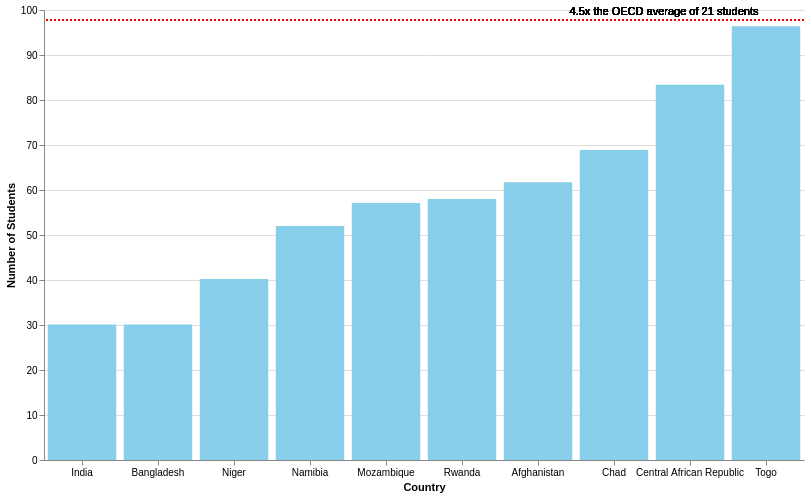

The specification (Vega-Lite) saved for this image:
### Vega-Lite specification from a JSON file in a GitHub repository (floating-point values rounded to 4 significant figures)
{"$schema": "https://vega.github.io/schema/vega-lite/v5.json", "description": "A bar chart showing the number of students in different countries.", "data": {"values": [{"Country": "India", "Students": 30.1}, {"Country": "Bangladesh", "Students": 30.1}, {"Country": "Niger", "Students": 40.2}, {"Country": "Namibia", "Students": 52}, {"Country": "Mozambique", "Students": 57.1}, {"Country": "Rwanda", "Students": 58}, {"Country": "Afghanistan", "Students": 61.7}, {"Country": "Chad", "Students": 68.9}, {"Country": "Central African Republic", "Students": 83.4}, {"Country": "Togo", "Students": 96.4}]}, "config": {"view": {"stroke": "transparent"}}, "layer": [{"mark": {"type": "bar", "color": "skyblue"}, "encoding": {"x": {"field": "Country", "type": "nominal", "axis": {"labelAngle": 360}, "sort": "y"}, "y": {"field": "Students", "type": "quantitative", "axis": {"title": "Number of Students"}}, "tooltip": [{"field": "Country", "type": "nominal", "title": "Country"}, {"field": "Students", "type": "quantitative", "title": "No. of Students"}]}}, {"mark": {"type": "rule", "color": "red", "strokeDash": [2, 2], "size": 2}, "encoding": {"y": {"value": 10}}}, {"mark": {"type": "text"}, "encoding": {"x": {"value": 620}, "y": {"value": 2}, "text": {"value": "4.5x the OECD average of 21 students"}}}], "width": 760, "height": 450}
